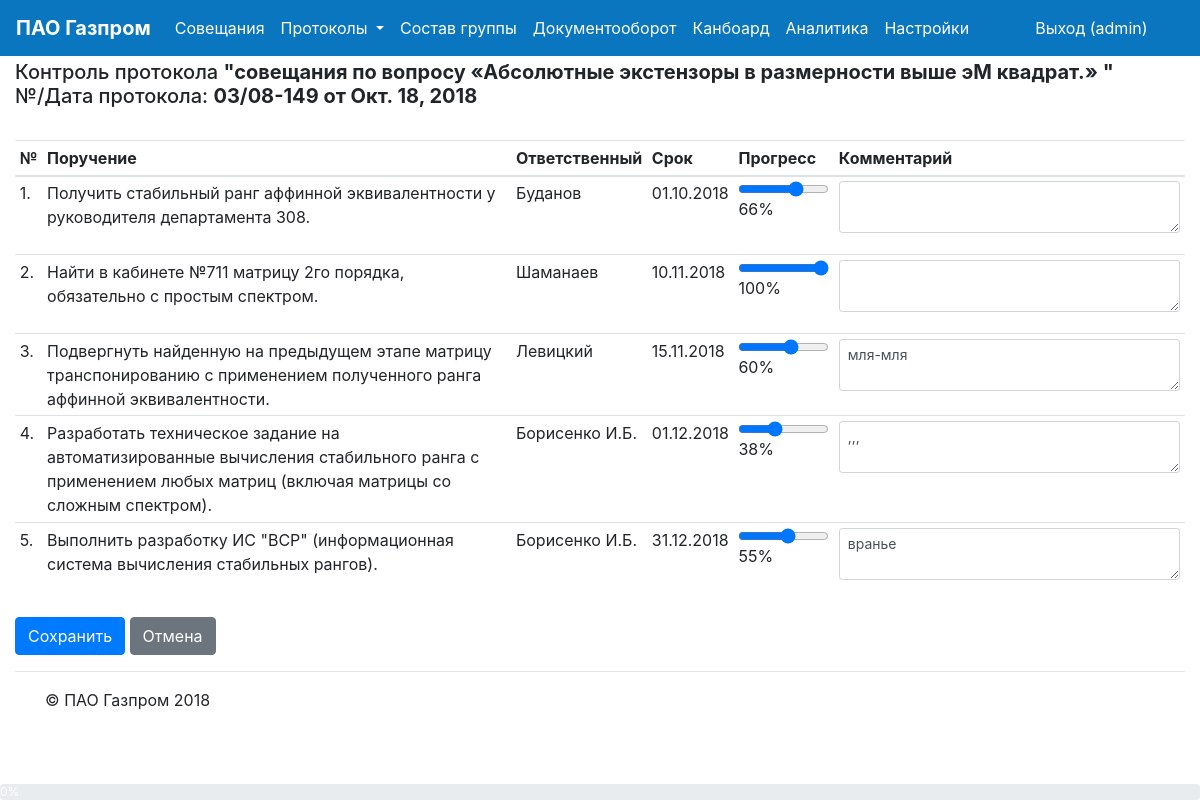
Page /proto/check/2/ (signed in) on the committed database.
### protocols/models.py (models this page shows, shortened)
class Protocol(models.Model):
    proto_header = models.CharField(max_length=256)
    proto_regdate = models.DateField(null=False, default=timezone.now, db_index=True)
    proto_regnum = models.CharField(max_length=16, null=True, db_index=True, blank=True)
    proto_place = models.CharField(max_length=32,null=True)
    proto_date = models.CharField(max_length=32, null=True)
    proto_preambula = models.TextField(blank=True)
    proto_fabula = models.TextField(blank=True)
    proto_fabula_prefix = models.CharField(max_length=32,default=fabula_prefix)
    proto_decisions_prefix = models.CharField(max_length=32,default=decisions_prefix)
    proto_fio = models.CharField(max_length=64, blank=True)
    proto_dol = models.CharField(max_length=128, blank=True)
    proto_off = models.IntegerField(default=0, db_index=True)
    meeting = models.OneToOneField(Meeting, null=True, on_delete=models.SET_NULL)
    class Meta:
        verbose_name = 'Протокол'
        verbose_name_plural = 'Протоколы'

class Decision(models.Model):
    protocol = models.ForeignKey('Protocol', on_delete=models.CASCADE)
    dec_type = models.IntegerField(choices=DECISIONS_TYPE_CHOICES, default=pSplit, db_index=True)
    dec_text = models.TextField(blank=True)
    dec_term = models.CharField(max_length=20, blank=True, db_index=True)
    dec_date = models.DateField(null=True, db_index=True)
    dec_performers = models.CharField(max_length=256, blank=True)
    dec_progress = models.IntegerField(default=0)
    dec_comment = models.TextField(blank=True)
    order_n = models.PositiveIntegerField(null=False, default=0)

### protocols/views.py (the view)
# urls.py: path('check/<str:proto_id>/', views.proto_check, name='check'),
@mb_login(url='login')
def proto_check(request, proto_id=None):
    args = {}
    proto_id = int(proto_id) if proto_id else 0
    try:
        protocol = Protocol.objects.get(id=proto_id)
    except:
        protocol = None
    decisions = []
    if protocol:
        try: decisions = Decision.objects.filter(protocol__id=proto_id, dec_type=pItem).order_by('order_n')
        except: pass
    args['proto'] = protocol
    args['decisions'] = decisions
    return render(request,'pt_deccheck.html', args)

### mb_auth/views.py (called while the page is built)
def mb_login(function=None, redirect_field_name=REDIRECT_FIELD_NAME, url=None):
    actual_decorator = user_passes_test(
        lambda u: (u.is_authenticated if settings.MB_AUTH else True),
        login_url=reverse_lazy(url),
        redirect_field_name=redirect_field_name
    )
    if function:
        return actual_decorator(function)
    return actual_decorator

def mb_processor(request):
    args={}
    args['mb_auth']=settings.MB_AUTH
    return args

### protocols/templates/pt_deccheck.html (shortened to what this page needs)
{% extends "mb_main.html" %}
{% load staticfiles %}
{% load i18n %}
{% block content %}
    <h5>
        Контроль протокола <b>"{{ proto.proto_header }}"</b><br>
        №/Дата протокола: <b>{{ proto.proto_regnum }} от {{ proto.proto_regdate }}</b>
    </h5>
      <div class="progress fixed-bottom">
          <div class="progress-bar progress-bar-striped" id="progressbar" role="progressbar" style="width: 0%" aria-valuenow="0" aria-valuemin="0" aria-valuemax="100">0%</div>
      </div>
    <br>
<form action="{% url 'protocols:checkupd' %}" method="post">
<table class="table table-sm table-hover display w-100" width="100%" id="decTable">
  <thead>
    <tr>
      <th scope="col">№</th>
      <th scope="col">Поручение</th>
      <th scope="col">Ответственный</th>
      <th scope="col">Срок</th>
      <th scope="col">Прогресс</th>
      <th scope="col" width="30%">Комментарий</th>
    </tr>
  </thead>
  <tbody>
  {% for dec in decisions %}
    <tr>
      <td>{{ forloop.counter }}.</td>
      <td>{{ dec.dec_text }}</td>
      <td>{{ dec.dec_performers }}</td>
      <td>{{ dec.dec_term }}</td>
      <td>
          <div class="form-group">
            <input type="range" title="{{ dec.dec_progress }}%" class="form-control-range" value="{{ dec.dec_progress }}" id="dec_progress_{{ dec.id }}" name="dec_progress_{{ dec.id }}" onchange="$('#ldec_progress_{{ dec.id }}').text($(this).val()+'%')">
            <label style="text-align:center;" id="ldec_progress_{{ dec.id }}" for="dec_progress_{{ dec.id }}">{{ dec.dec_progress }}%</label>
          </div>
      </td>
      <td>
          <div class="form-group">
              <textarea class="form-control form-control-sm" id="dec_comment_{{ dec.id }}" name="dec_comment_{{ dec.id }}" rows="2">{{ dec.dec_comment }}</textarea>
          </div>
      </td>
    </tr>
  {% endfor %}
  </tbody>
</table>
    <button type="submit" class="btn btn-primary">Сохранить</button>
    <a role="button" class="btn btn-secondary" href="{% url 'protocols:table' %}" > Отмена </a>
</form>
{% endblock %}

### templates/mb_main.html (shortened to what this page needs)
{% load staticfiles %}
{% load cache %}
<!DOCTYPE html>
<html>
<head>
    <link rel="stylesheet" type="text/css" href="{% static "css/bootstrap.min.css" %}">
    <link rel="stylesheet" type="text/css" href="{% static "css/bootstrap-datepicker.min.css" %}">
    <link rel="stylesheet" type="text/css" href="{% static "css/bootstrap-timepicker.min.css" %}">
    <link rel="stylesheet" type="text/css"  href="{% static "css/jquery.dataTables.min.css" %}">
    <link rel="stylesheet" href="{% static "fonts/css/all.css" %}">
    <link rel="stylesheet" type="text/css"  href="{% static "appendGrid/jquery-ui.structure.min.css" %}">
    <link rel="stylesheet" type="text/css"  href="{% static "appendGrid/jquery-ui.theme.min.css" %}">
    <link rel="stylesheet" type="text/css"  href="{% static "appendGrid/jquery.appendGrid-1.7.1.min.css" %}">
</head>
<body style="padding-top:60px;">
    <div class="container-fluid">
    <div class="row">
    <div class="col-sm-12">
    <nav class="navbar navbar-expand-md navbar-dark fixed-top" style="background-color: #0a76bf;">
      <a class="navbar-brand" href="{% url 'home' %}"><b>ПАО Газпром</b></a>
      <div class="collapse navbar-collapse" id="navbarLeft">
        <ul class="navbar-nav mr-auto">
          <li class="nav-item active">
            <a class="nav-link" href="{% url 'meetings:table' %}">Совещания <span class="sr-only">(current)</span></a>
          </li>
          <li class="nav-item dropdown active">
            <a class="nav-link dropdown-toggle" data-toggle="dropdown" href="#" role="button" aria-haspopup="true" aria-expanded="false">Протоколы <span class="sr-only">(current)</span></a>
          </li>
          {% include "extmenu.html" %}
        </ul>
        <ul class="navbar-nav mr-left">
          {% if mb_auth %}
              <li class="nav-item active">
            {% if user.is_authenticated %}
                <a class="nav-link" href="{% url "logout" %}">Выход ({{ user.username }})</a>
            {% else %}
                <a class="nav-link" href="{% url "login" %}"><i class="fa fa-torsos"></i>Вход</a>
            {% endif %}
              </li>
          {% endif %}
          {% if user.is_superuser or user.is_staff %}
              <li class="nav-item active">
                <a class="nav-link" href="{% url 'admin:index' %}"><i class="fa fa-cogs"></i></a>
              </li>
          {% endif %}
         </ul>
      </div>
    </nav>
    {% block content %}{% endblock %}
    <hr class="my-3">
    <footer class="container">
      <p>&copy; ПАО Газпром 2018</p>
    </footer>
    </div>
</body>
</html>

### rows in the picture
Protocol: proto_header "совещания по вопросу «Абсолютные экстензоры в размерности выше эМ квадрат.»", proto_regnum "03/08-149", proto_regdate "Окт. 18, 2018"
Decision: dec_text "Получить стабильный ранг аффинной эквивалентности у руководителя департамента 308.", dec_performers "Буданов", dec_term "01.10.2018", dec_progress "66"
Decision: dec_text "Найти в кабинете №711 матрицу 2го порядка, обязательно с простым спектром.", dec_performers "Шаманаев", dec_term "10.11.2018", dec_progress "100"
Decision: dec_text "Подвергнуть найденную на предыдущем этапе матрицу транспонированию с применением полученного ранга аффинной эквивалентности.", dec_performers "Левицкий", dec_term "15.11.2018", dec_progress "60", id "мля-мля"
Decision: dec_text "Разработать техническое задание на автоматизированные вычисления стабильного ранга с применением любых матриц (включая матрицы со сложным спектром).", dec_performers "Борисенко И.Б.", dec_term "01.12.2018", dec_progress "38", id ",,,"
Decision: dec_text "Выполнить разработку ИС \"ВСР\" (информационная система вычисления стабильных рангов).", dec_performers "Борисенко И.Б.", dec_term "31.12.2018", dec_progress "55", id "вранье"

### other values in the picture
{{ user.username }} "admin"
